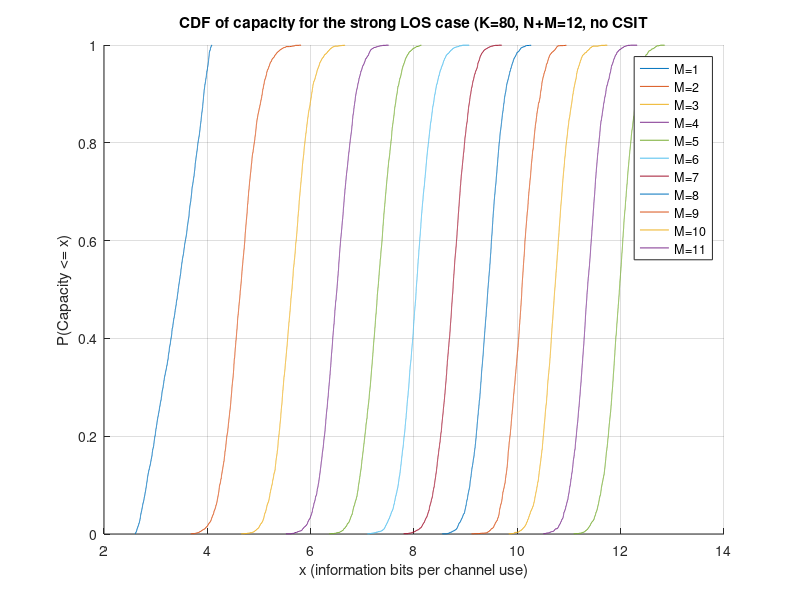

Recreate this plot in MATLAB.
function main()
    for i=1:12
        launch(20,i,i,10,false);
    end

end

function launch(K,M,N,SNR,CSIT)
    P = 10^(SNR/10);

    capacities = zeros(1,3000);

    for i= 1:3000
        capacities(i) = capacity(M,N,P,channel(K,M,N),CSIT);
    end
    
    
    
    hold on
    cdfplot(capacities);
    title("CDF of capacity for the strong LOS case (K=80, N+M=12, no CSIT");
    xlabel("x (information bits per channel use)");
    ylabel("P(Capacity <= x)");
    legend("M=1","M=2","M=3","M=4","M=5","M=6","M=7","M=8","M=9","M=10","M=11");
    %legend("AWGN","Rayleigh fading");
    hold off
end

function H = channel(K,M,N)
    Hlos = ones(N,M);
    Hr = complex(rand(N, M)-1/2*ones(N,M), rand(N, M)-1/2*ones(N,M))*sqrt(6); %sqrt(24) because we need to normalize
    
    H = sqrt(K/(K+1))*Hlos + sqrt(1/(K+1))*Hr;
    %H = Hlos;
end


function res = capacity(M,N,P,H, CSIT)
    if (CSIT)
        [U,S,V] = svd(H);

        mu = 0;
        coef = zeros(1,M);

        for i = 1:M
            if (M<=N || N >=i)
               coef(i) = max(0,mu - 1/S(i,i)^2);
            else
                coef(i) = 0;
            end
        end

        A = diag(coef);

        while (trace(A) < P)
           mu = mu + 0.1;

           for i = 1:M
            if (M<=N || N >=i)
               coef(i) = max(0,mu - 1/S(i,i)^2);
            else
                coef(i) = 0;
            end
           end

           A = diag(coef);
        end

        Q = V*A*(V');
        res = log2 ( det( eye(N) + H*Q*(H') ) );
    else
        Q = P/M * eye(M);
        res = log2 ( det( eye(N) + H*Q*(H') ) );
    end
end


















